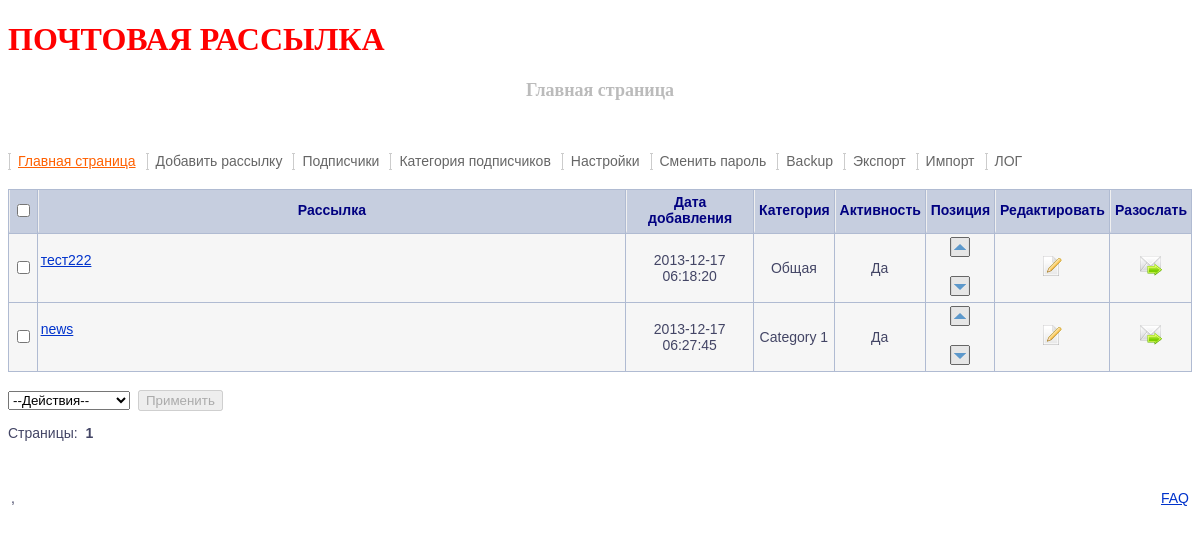
Screenshot of /sendmail/admin/index.php (signed in) with the database file from the repository.
### tables this page shows
CREATE TABLE IF NOT EXISTS `sm_send` (
  `id_send` int(7) NOT NULL AUTO_INCREMENT,
  `name` varchar(200) NOT NULL,
  `message` text NOT NULL,
  `prior` enum('1','2','3') NOT NULL DEFAULT '1',
  `date` datetime NOT NULL DEFAULT '0000-00-00 00:00:00',
  `pos` int(7) NOT NULL,
  `id_cat` int(7) NOT NULL,
  `active` enum('yes','no') NOT NULL DEFAULT 'yes',
  PRIMARY KEY (`id_send`)
);

CREATE TABLE IF NOT EXISTS `sm_category` (
  `id_cat` int(7) NOT NULL AUTO_INCREMENT,
  `name` varchar(200) NOT NULL,
  PRIMARY KEY (`id_cat`)
);

### sendmail/admin/lib/set.inc (called while the page is built, shortened)
<?php
$query = "SELECT * FROM ".DB_SETTING."";
$result = $dbh->query($query);
$settings = $result->fetch_array();
?>

### sendmail/admin/lib/functions.inc (called while the page is built, shortened)
<?php
function remove_html_tags($str)
{
	$tags = array ("/<script[^>]*?>.*?<\/script>/si",
				"/<[\/\!]*?[^<>]*?>/si",
				"/&(quot|#34);/i",
				"/&(laquo|#171);/i",
				"/&(raquo|#187);/i",
				"/&(hellip|#8230);/i",
				"/&(amp|#38);/i",
				"/&(lt|#60);/i",
				"/&(gt|#62);/i",
				"/&(nbsp|#160);/i",
				"/&(iexcl|#161);/i",
				"/&(cent|#162);/i",
				"/&(pound|#163);/i",
				"/&(copy|#169);/i",
				"/&#(\d+);/e"
				 );
	$replace = array ("",
 					"",
					"\"",
					"\"",
					"\"",
					"...",
					 "&",
					"<",
					">",
					" ",
					chr(161),
					chr(162),
					chr(163),
					chr(169),
					"chr(\\1)"
					);
	$str = preg_replace($tags, $replace, $str);
	return $str;
}
?>

### sendmail/admin/index.php (the view, shortened to what this page needs)
<?php
try
{
	require_once "lib/functions.inc";
	require_once "lib/connect.inc";
	require_once "lib/set.inc";
	if(empty($_POST["action"]))
	{
		if(empty($settings['count_send']))
			$count_send = 5;
		else
			$count_send = $settings['count_send'];
		$page = $_GET['page'];
		if(empty($page)) $page = 1;
		$begin = ($page - 1)*$count_send;
		include "top.php";
		$query = "SELECT *,cat.name as catname, send.name as sendname FROM ".DB_SEND." send LEFT JOIN ".DB_CAT." cat ON cat.id_cat=send.id_cat
					ORDER BY send.pos
					LIMIT ".$begin.", ".$count_send."";
		$result = $dbh->query($query);
?>
<form action="<?php echo $_SERVER['PHP_SELF']; ?>" onSubmit="if(document.forms[0].action.value==0){window.alert('<?php echo ALERTSELECTACTION; ?>');return false;}if(document.forms[0].action.value==3){return confirm('<?php echo ALERTCONFIRMREMOVE; ?>');}" method="post">
<table class="cattab content" cellspacing="1" cellpadding="3" border="0" width="100%"><tr align="center">
<td class="catmenu"><input type="checkbox" title="<?php echo TABLECOLMN_CHECK_ALLBOX; ?>" onclick="CheckAll_Activate(this,'activate[]');"></td>
<td width="50%" class="catmenu toptab"><?php echo TABLECOLMN_MAILER; ?></td>
<td width="120" class="catmenu toptab"><?php echo TABLECOLMN_DATE_CREATION; ?></td>
<td class="catmenu toptab"><?php echo TABLECOLMN_CATEGORY; ?></td>
<td class="catmenu toptab"><?php echo TABLECOLMN_ACTIVITY; ?></td>
<td class="catmenu toptab"><?php echo TABLECOLMN_POSITION; ?></td>
<td class="catmenu toptab"><?php echo TABLECOLMN_EDIT; ?></td>
<td class="catmenu toptab"><?php echo TABLECOLMN_SEND; ?></td>
</tr>
<?php
		while($send = $result->fetch_array())
		{
			if($send['id_cat'] == 0) { $send['catname'] = GENERAL; }
			$active = ($send['active'] == 'yes' ? YES : NO);
			$send['message'] = preg_replace('/<br(\s\/)?>/siU', "\n", $send['message']);
			$send['message'] = remove_html_tags($send['message']);
			$send['message'] = preg_replace('/\n/sU', "<br>", $send['message']);
			$pos = strpos(substr($send['message'],500), " ");
			$alert = ($send['active'] == 'no' ? "onclick=\"alert('".ALERTSEND."');return false;\"" : "");
?>
<tr class="trcat">
<td align="center" class="td2"><input type="checkbox" onclick="Count_checked();" title="<?php echo TABLECOLMN_CHECKBOX; ?>" value="<?php echo $send['id_send']; ?>" name=activate[]></td>
<td><a title='<?php echo TABLECOLMN_EDIT_MAILINGTEXT; ?>' href="editsend.php?id_send=<?php echo $send['id_send']; ?>"><?php echo $send['sendname']; ?></a><br><br><?php echo "".substr($send['message'], 0, 500+$pos).$srttmpend; ?></td>
<td align="center" class="td2"><?php echo $send['date']; ?></td>
<td align="center"><?php echo $send['catname']; ?></td>
<td align="center"><?php echo $active; ?></td>
<td align="center"><a href="up.php?id_send=<?php echo $send['id_send']; ?>" title='<?php echo TABLECOLMN_UP; ?>'><img border="0" src="images/up.gif" width="20" height="20"></a><br><br><a href="down.php?id_send=<?php echo $send['id_send']; ?>" title='<?php echo TABLECOLMN_DOWN; ?>'><img border="0" src="images/down.gif" width="20" height="20"></a></td>
<td align="center"><a href="editsend.php?id_send=<?php echo $send['id_send']; ?>" title='<?php echo TABLECOLMN_EDIT_MAILINGTEXT; ?>'><img border="0" src="images/edit.gif" width="24" height="24"></a></td>
<td align="center"><a id="sendout_<?php echo $send['id_send']; ?>" onClick="sendout(<?php echo $send['id_send']; ?>);" href="#" title='<?php echo TABLECOLMN_SEND_MAIL; ?>' <?php echo $alert; ?>><img border="0" src="images/send.gif" width="24" height="24"></a><span id="idsend_<?php echo $send['id_send']; ?>"></span></td>
</tr>
<?php
		}
		echo "</table><br>";
?>
<select size="1" name="action">
  <option value="0">--<?php echo ACTION; ?>--</option>
</select>&nbsp;
<input type="submit" id="Apply_" value="<?php echo APPLY; ?>" disabled="" name="">
</form>
<?php
		echo "<p>".PAGES.":&nbsp;&nbsp;";
		echo $pervpage.$page2left.$page1left.'<b>'.$page.'</b>'.$page1right.$page2right.$nextpage;
		echo "</p>";
		include "bottom.php";
	}
}
catch(ExceptionObject $exc)
{
	require_once("lib/exception_object_debug.inc");
}
catch(ExceptionMySQL $exc)
{
	require_once("lib/exception_mysql_debug.inc");
}
catch(ExceptionMember $exc)
{
	require_once("lib/exception_member_debug.inc");
}
?>

### sendmail/admin/style.css (style rules this page uses)
.cattab { border-width: 0px; border-color: #5c8eb3; background-color: #b0bbd2; }
.catmenu { border-left: #f0f0f0 1px solid; border-bottom: #c6cedf 2px solid; height: 35px; background-color: #c6cedf; text-align: center ; font-weight: bold; font-size: 14px; color: #000080; }
.content { font-family: Arial, sans-serif; font-size: 14px; color: #434565 }
.trcat { background-color: #F6F6F6; }
.toptab { font-size: 14px; color: #000080; text-align: center; font-weight: bold }
p { font-family: Arial, sans-serif; font-size: 14px; color: #434565 }
a { font-size: 14px; color: #0033CC; font-family: Arial, sans-serif }

### rows the page displays
sm_send: name "тест222", date "2013-12-17 06:18:20", catname "Общая", active "Да"
sm_send: name "news", date "2013-12-17 06:27:45", id_cat.name "Category 1", active "Да"

### other values shown
NAME "ПОЧТОВАЯ РАССЫЛКА"
$title "Главная страница"
MENU_INDEX "Главная страница"
MENU_ADDSEND "Добавить рассылку"
MENU_USERS "Подписчики"
MENU_CATEGORY "Категория подписчиков"
MENU_SETTINGS "Настройки"
MENU_CHANGE "Сменить пароль"
MENU_BACKUP "Backup"
MENU_EXPORT "Экспорт"
MENU_IMPORT "Импорт"
MENU_LOG "ЛОГ"
TABLECOLMN_MAILER "Рассылка"
TABLECOLMN_DATE_CREATION "Дата добавления"
TABLECOLMN_CATEGORY "Категория"
